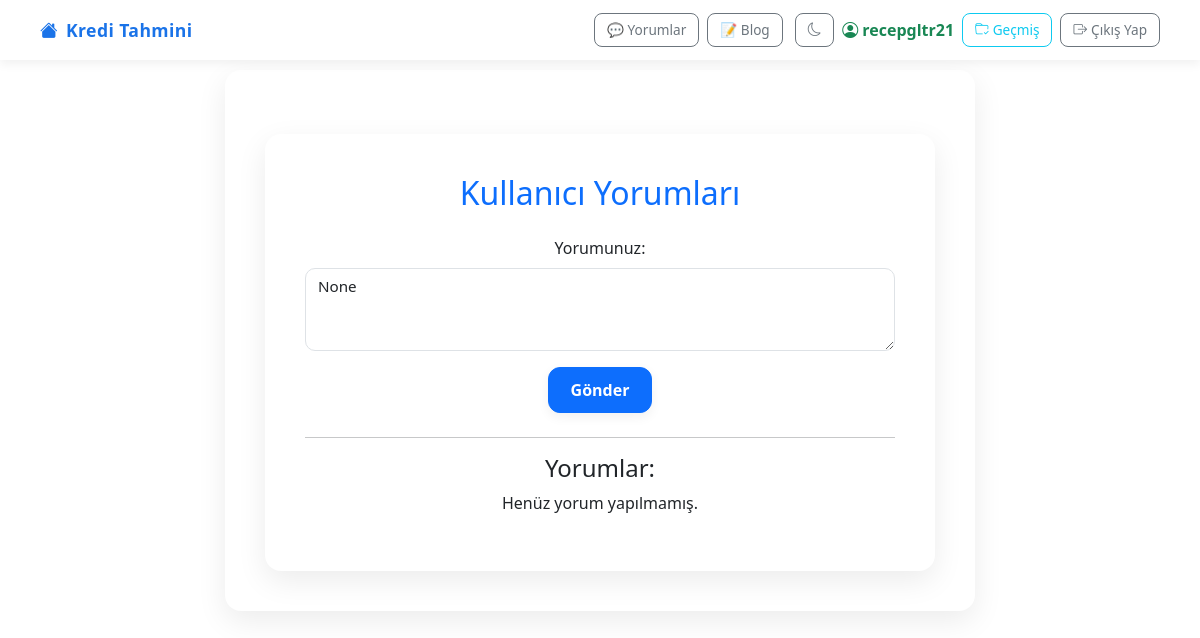
The app's page /yorumlar/ (signed in), older data.
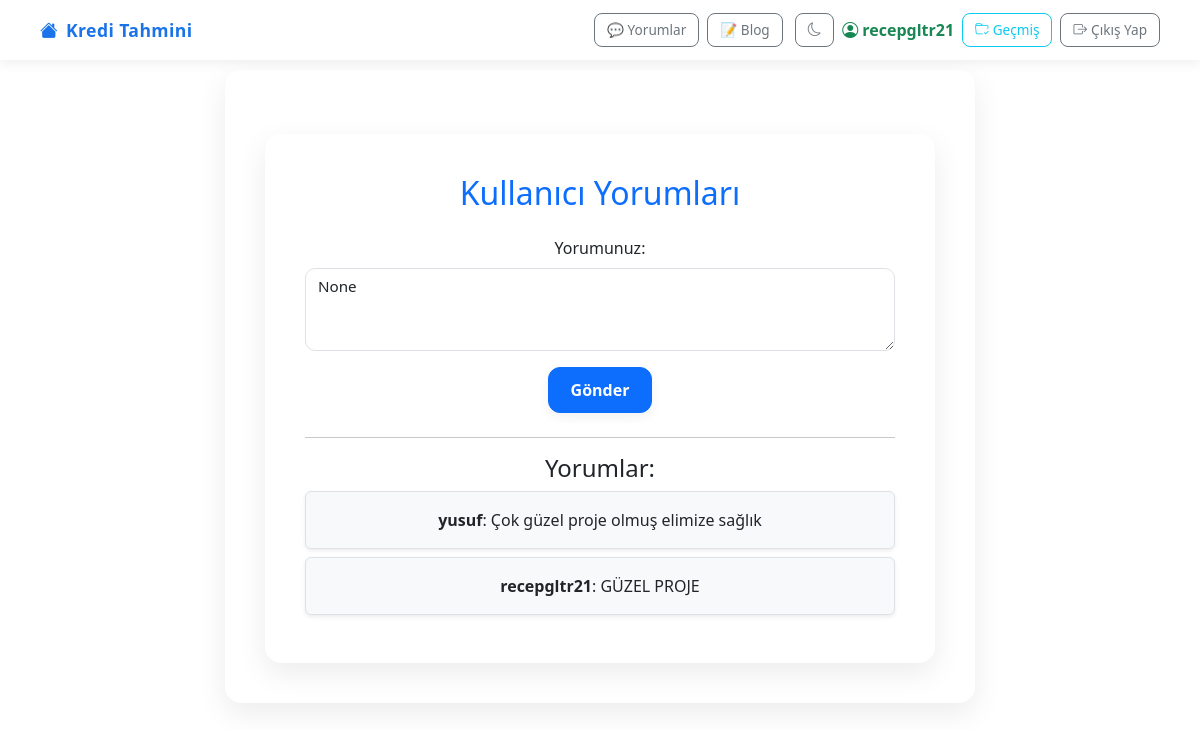
The same page, newer data.
### hesap/models.py (models this page shows, shortened)
class KullaniciYorumu(models.Model):
    kullanici = models.ForeignKey(User, on_delete=models.CASCADE)
    yorum = models.TextField()
    tarih = models.DateTimeField(auto_now_add=True)

### hesap/views.py (the view)
# urls.py: path('yorumlar/', views.yorumlar, name='yorumlar'),
@login_required
def yorumlar(request):
    if request.method == 'POST':
        form = KullaniciYorumuForm(request.POST)
        if form.is_valid():
            yorum = form.save(commit=False)
            yorum.kullanici = request.user
            yorum.save()
    else:
        form = KullaniciYorumuForm()
    tum_yorumlar = KullaniciYorumu.objects.all().order_by('-tarih')
    return render(request, 'hesap/yorumlar.html', {
        'form': form,
        'yorumlar': tum_yorumlar
    })

### hesap/forms.py
class KullaniciYorumuForm(forms.ModelForm):
    class Meta:
        model = KullaniciYorumu
        fields = ['yorum']

### templates/hesap/yorumlar.html (shortened to what this page needs)
{% extends 'base.html' %}
{% load static %}
{% block content %}
<div class="container mt-4">
    <h2 class="mb-4 text-primary">Kullanıcı Yorumları</h2>
    <form method="post" class="mb-4">
        <div class="mb-3">
            <label for="yorum" class="form-label">Yorumunuz:</label>
            <textarea name="yorum" rows="3" class="form-control" required>{{ form.yorum.value }}</textarea>
        </div>
        <button type="submit" class="btn btn-primary">Gönder</button>
    </form>
    <hr>
    <h4>Yorumlar:</h4>
    {% for y in yorumlar %}
        <div class="p-3 mb-2 border rounded shadow-sm" style="background-color: var(--bs-tertiary-bg);">
            <strong>{{ y.kullanici.username }}</strong>: {{ y.yorum }}
        </div>
    {% empty %}
        <p>Henüz yorum yapılmamış.</p>
    {% endfor %}
</div>
{% endblock %}

Row changes from the older to the newer data that the page shows:
added KullaniciYorumu: kullanici.username "yusuf", yorum "Çok güzel proje olmuş elimize sağlık"
added KullaniciYorumu: kullanici.username "recepgltr21", yorum "GÜZEL PROJE"
Text that changed along with them:
text no longer shown: "Henüz yorum yapılmamış."
